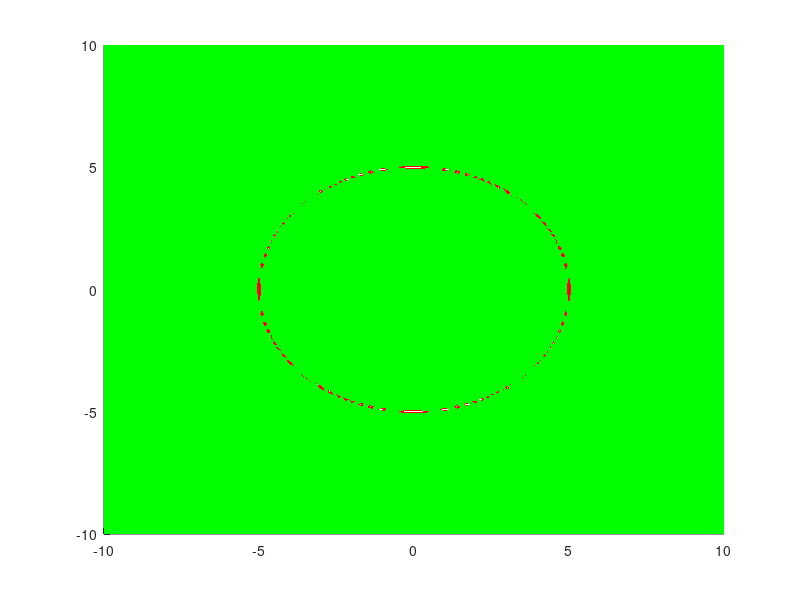

Source code (MATLAB): (Note: this script raises an error after producing the figure.)
clc;
clear;
close all;
fprintf('Starting the 2D demo of Log-GPIS!\n\n');

meanWhittle = [];
meanMatern = [];
lambdaCount = [];
for i = 30:5:40
    lambda = i; % lambda = 1/sqrt(t)
    lambdaCount = [lambdaCount,i];
    circleRadius = 5;
    v = 3/2;
    noise = 0.001;
    scale = sqrt(2*v);
    
    fprintf('(lambda, circle radius) = (%.0f, %.0f)\n', ...
        lambda, circleRadius);

    % whittle kernel, the special case of matern kernel
    cov1 = @(x1, x2)( pdist2(x1, x2)/(2*lambda).*besselk(1, eps+(pdist2(x1, x2))*lambda) ); 
    % 3/2 matern kernel
    cov2 = @(x1, x2)( (1/(gamma(v)*(2^(v-1))))*((pdist2(x1, x2)*(sqrt(2*v))*(lambda/scale)).^v).*besselk(v,eps+(pdist2(x1, x2))*(sqrt(2*v))*(lambda/scale)) ); 

    % SE kernel for comparison
    % cov = @(x1, x2)( exp(-pdist2(x1, x2).^2/lambda) );

    % observations of a circle
    circle = [0, 0] + circleRadius * [cos(-pi:0.01:(pi))', sin(-pi:0.01:(pi))']; 

    % query points
    [X, Y] = meshgrid(-10:0.1:10, -10:0.1:10);
    Qpoint(:,1) = X(:);
    Qpoint(:,2) = Y(:);

    % number of observations
    N_obs = size(circle, 1); 

    % big K 
    K1 = cov1(circle, circle); 
    K2 = cov2(circle, circle); 
    
    % kstar
    k1 = cov1(Qpoint, circle); 
    k2 = cov2(Qpoint, circle); 

    % gp regression 
    fprintf('Start Log-GPIS inference!\n');
    y = zeros(size(circle, 1), 1) - 0.05;
    y = exp(-y*lambda) + noise*randn(size(circle, 1), 1);
    mu1 = k1 * ((K1 + noise * eye(N_obs)) \ y); 
    mu2 = k2 * ((K2 + noise * eye(N_obs)) \ y); 

    % recover the mean according to Log-GPIS
    mean1 = -(1 / lambda) * log((mu1)) + 0.05;
    mean2 = -(1 / lambda) * log((mu2)) + 0.05;
    meanWhittle = [meanWhittle,mean1];   
    meanMatern = [meanMatern,mean2]; 
    fprintf('Finished Log-GPIS inference!\n\n');
    
    figure;
    hold on;
    % regressed using Log-GPIS whittle kernel
    surf(X, Y, reshape(mean1, size(X)), 'EdgeColor', 'none', 'FaceColor', 'r' ); 
    % ground truth (cos it's a circle)
    surf(X, Y, abs(sqrt(X.^2 + Y.^2) - circleRadius), 'EdgeColor', 'none', 'FaceColor', 'g');
    alpha 0.5
    % observations
    plot(circle(:, 1), circle(:, 2), 'ko', 'MarkerFaceColor', 'k'); 
    view(-170,20);
    grid on;
    axis equal;
    axis equal;
    set(gca,'FontSize',15);
    title(['Whittle kernel with {\lambda} ',num2str(lambda),'.']);
    
    figure;
    hold on;
    % regressed using Log-GPIS matern kernel
    surf(X, Y, reshape(mean2, size(X)), 'EdgeColor', 'none', 'FaceColor', 'r' ); 
    % ground truth (cos it's a circle)
    surf(X, Y, abs(sqrt(X.^2 + Y.^2) - circleRadius), 'EdgeColor', 'none', 'FaceColor', 'g');
    alpha 0.5
    % observations
    plot(circle(:, 1), circle(:, 2), 'ko', 'MarkerFaceColor', 'k'); 
    view(-170,20);
    grid on;
    axis equal;
    axis equal;
    set(gca,'FontSize',15);
    title(['Matern kernel with {\lambda} ',num2str(lambda),'.'])
end

for i = 1:1:size(meanWhittle,2)
    dist1 = meanWhittle(:,i)-reshape(abs(sqrt(X.^2 + Y.^2) - circleRadius),size(mean1));
    dist2 = meanMatern(:,i)-reshape(abs(sqrt(X.^2 + Y.^2) - circleRadius),size(mean2));
    RMSE1(i) = sqrt(mean(dist1.^2));
    RMSE2(i) = sqrt(mean(dist2.^2));
end

% Plot the several test results in terms of RMSE
figure;    
b= bar(lambdaCount,[RMSE1' RMSE2']);   
legend('Whittle', '3/2 Matern');

title('Root Mean Squared Error');
ylabel('RMSE [m]');
xlabel('{\lambda}');
set(gca,'FontSize',15);

disp('Finished the 2D demo of Log-GPIS!');